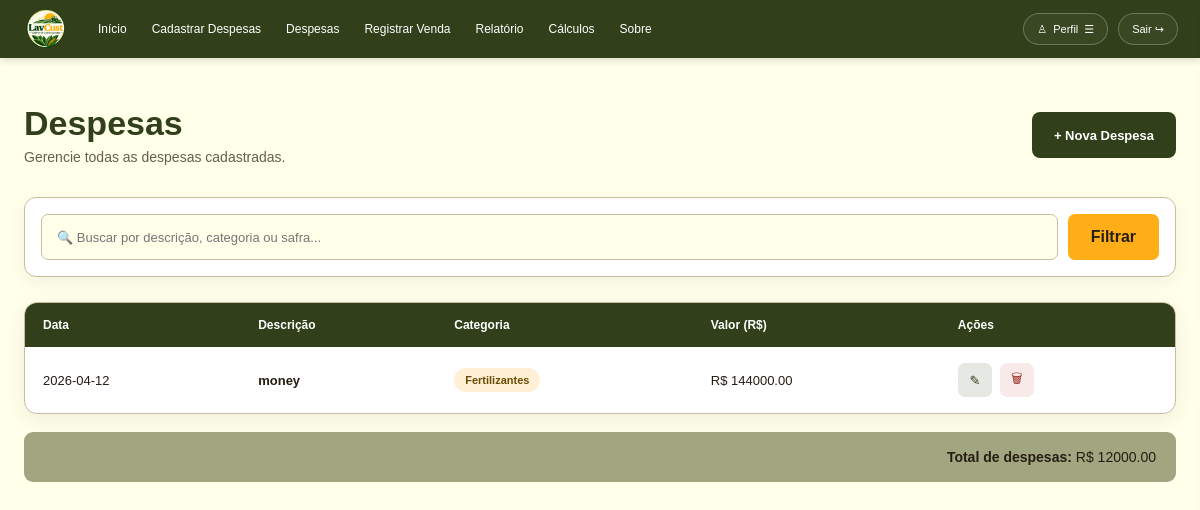
The page /despesas (signed in) on the database its author committed.
### tables this page shows
CREATE TABLE custos (
            id INTEGER PRIMARY KEY AUTOINCREMENT,
            lavoura TEXT NOT NULL DEFAULT '',
            categoria TEXT NOT NULL DEFAULT '',
            descricao TEXT NOT NULL DEFAULT '',
            quantidade REAL NOT NULL DEFAULT 1,
            valor REAL NOT NULL DEFAULT 0,
            data TEXT,
            safra TEXT
        );

### app.py (the view)
@app.route("/despesas")
def listar_despesas():
    pesquisa = request.args.get(
        "pesquisa",
        ""
    )
    conexao = conectar_banco()
    custos = conexao.execute("""
        SELECT *
        FROM custos

        WHERE descricao LIKE ?
           OR categoria LIKE ?
           OR lavoura LIKE ?
           OR safra LIKE ?

        ORDER BY id DESC
    """, (
        f"%{pesquisa}%",
        f"%{pesquisa}%",
        f"%{pesquisa}%",
        f"%{pesquisa}%"
    )).fetchall()
    conexao.close()
    return render_template(
        "despesas.html",
        despesas=custos,
        custos=custos,
        pesquisa=pesquisa
    )

### app.py (called while the page is built)
def conectar_banco():
    conexao = sqlite3.connect(DATABASE)
    conexao.row_factory = sqlite3.Row
    return conexao

### templates/despesas.html (shortened to what this page needs)
{% extends "base.html" %}
{% block content %}
<div class="pagina">
    <div class="pagina-cabecalho">
        <div>
            <h1>Despesas</h1>
            <p>
                Gerencie todas as despesas cadastradas.
            </p>
        </div>
        <a href="{{ url_for('cadastro') }}"
           class="btn-principal">
            + Nova Despesa
        </a>
    </div>
    <div class="filtro">
        <form method="GET"
              action="{{ url_for('despesas') }}">
            <input
                type="text"
                name="pesquisa"
                value="{{ pesquisa|default('') }}"
                placeholder="🔍 Buscar por descrição, categoria ou safra...">
            <button type="submit"
                    class="btn-filtro">
                Filtrar
            </button>
        </form>
    </div>
    {% if despesas %}
    <div class="tabela-container">
        <table>
            <thead>
                <tr>
                    <th>Data</th>
                    <th>Descrição</th>
                    <th>Categoria</th>
                    <th>Valor (R$)</th>
                    <th>Ações</th>
                </tr>
            </thead>
            <tbody>
                {% for d in despesas %}
                <tr>
                    <td>
                        {{ d['data'] }}
                    </td>
                    <td>
                        <strong>
                            {{ d['descricao'] }}
                        </strong>
                    </td>
                    <td>
                        <span class="categoria">
                            {{ d['categoria'] }}
                        </span>
                    </td>
                    <td>
                        R$ {{ "%.2f"|format(
                            d['quantidade'] * d['valor']
                        ) }}
                    </td>
                    <td class="acoes-tabela">
                        <a href="{{ url_for('editar', id=d['id']) }}"
                           class="btn-editar"
                           title="Editar">
                            ✎
                        </a>
                        <a href="{{ url_for('excluir', id=d['id']) }}"
                           class="btn-excluir"
                           title="Excluir"
                           onclick="return confirm('Deseja excluir esta despesa?')">
                            🗑
                        </a>
                    </td>
                </tr>
                {% endfor %}
            </tbody>
        </table>
    </div>
    <div class="total-tabela">
        <strong>
            Total de despesas:
        </strong>
        R$ {{ "%.2f"|format(
            despesas|sum(attribute='valor')
        ) }}
    </div>
    {% endif %}
</div>
{% endblock %}

### static/style.css (style rules this page uses)
:root { --verde: #31401A; --amarelo: #FFAE17; --creme: #FFFFEA; --marrom: #261D12; --verde-suave: #A1A680; --bege: #CBBDA0; --dourado: #E6BF5C; --branco: #FFFFFF; --vermelho: #D95C3F; --borda: rgba(49, 64, 26, 0.18); --sombra: 0 8px 25px rgba(38, 29, 18, 0.10); }
* { margin: 0; padding: 0; box-sizing: border-box; }
html { scroll-behavior: smooth; }
body { font-family: Arial, Helvetica, sans-serif; background: var(--creme); color: var(--marrom); min-height: 100vh; }
a { text-decoration: none; color: inherit; }
button, input, select, textarea { font: inherit; }
.pagina { width: min(1180px, calc(100% - 48px)); margin: 0 auto; padding: 42px 0 60px; }
.pagina-cabecalho { display: flex; align-items: center; justify-content: space-between; gap: 25px; margin-bottom: 30px; }
.pagina-cabecalho h1 { color: #31401A; font-size: 34px; line-height: 1.1; margin: 0 0 7px; }
.pagina-cabecalho p { color: #665e50; font-size: 14px; margin: 0; }
.btn-principal { display: inline-flex; align-items: center; justify-content: center; min-height: 46px; padding: 0 22px; border: none; border-radius: 8px; background: #31401A; color: #FFFFFF; font-size: 13px; font-weight: 700; text-decoration: none; cursor: pointer; transition: 0.2s ease; }
.filtro { background: #FFFFFF; border: 1px solid #CBBDA0; border-radius: 12px; padding: 16px; margin-bottom: 22px; box-shadow: 0 5px 18px rgba(38, 29, 18, 0.06); }
.filtro form { display: flex; align-items: center; gap: 10px; }
.filtro input { flex: 1; height: 46px; padding: 0 15px; border: 1px solid #CBBDA0; border-radius: 7px; background: #FFFFEA; color: #261D12; font-size: 13px; outline: none; }
.btn-filtro { height: 46px; padding: 0 23px; border: none; border-radius: 7px; background: #FFAE17; color: #261D12; font-weight: 700; cursor: pointer; }
.tabela-container { width: 100%; overflow-x: auto; background: #FFFFFF; border: 1px solid #CBBDA0; border-radius: 13px; box-shadow: 0 6px 22px rgba(38, 29, 18, 0.07); }
.tabela-container table { width: 100%; border-collapse: collapse; }
.tabela-container thead { background: #31401A; }
.tabela-container th { padding: 15px 18px; color: #FFFFFF; text-align: left; font-size: 12px; font-weight: 700; }
.tabela-container td { padding: 16px 18px; color: #261D12; font-size: 13px; border-bottom: 1px solid #eee8d7; }
.tabela-container tbody tr:last-child td { border-bottom: none; }
.categoria { display: inline-flex; padding: 6px 11px; border-radius: 20px; background: rgba(255, 174, 23, 0.18); color: #6c4b00; font-size: 11px; font-weight: 700; }
.acoes-tabela { display: flex; gap: 8px; }
.btn-editar, .btn-excluir { display: inline-flex; align-items: center; justify-content: center; width: 34px; height: 34px; border-radius: 7px; text-decoration: none; }
.btn-editar { background: rgba(49, 64, 26, 0.12); color: #31401A; }
.btn-excluir { background: rgba(180, 50, 40, 0.10); color: #9b2922; }
.total-tabela { margin-top: 18px; padding: 17px 20px; background: #A1A680; border-radius: 9px; color: #261D12; text-align: right; font-size: 14px; }
.pagina { width: min(1180px, calc(100% - 48px)); margin: 0 auto; padding: 42px 0 70px; }
.pagina-cabecalho { margin-top: 5px; margin-bottom: 32px; }
.filtro { margin-top: 5px; margin-bottom: 25px; }

### rows shown on the page
custos: data "2026-04-12", descricao "money", categoria "Fertilizantes", quantidade+valor "144000.00"

### other values the page prints
{{ "%.2f"|format(
            despesas|sum(attribute='valor')
        ) }} "12000.00"
